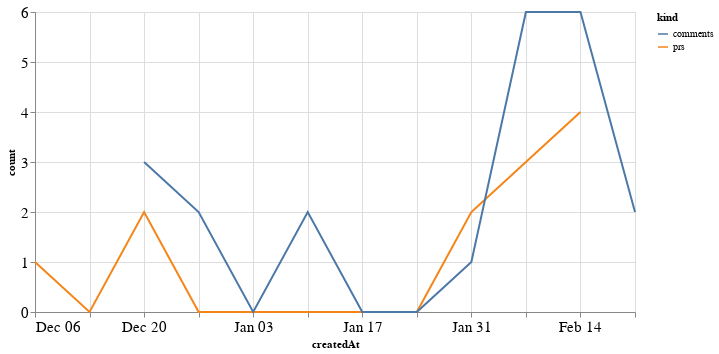

Notebook code for this chart:
### Code cell
alt.Chart(total_time, width=600).mark_line().encode(
    x='createdAt',
    y='count',
    color='kind'
)

### Figure 1 — Vega-Lite specification as saved in the notebook (floating-point values rounded to 4 significant figures)
{"config": {"axisLeft": {"labelFontSize": 15}, "axisBottom": {"labelFontSize": 15}}, "data": {"name": "data-ed5df7cc8e167cec0ba0873f82da48da"}, "mark": "line", "encoding": {"color": {"type": "nominal", "field": "kind"}, "x": {"type": "temporal", "field": "createdAt"}, "y": {"type": "quantitative", "field": "count"}}, "width": 600, "$schema": "https://vega.github.io/schema/vega-lite/v4.8.1.json", "datasets": {"data-ed5df7cc8e167cec0ba0873f82da48da": [{"createdAt": "2020-12-06T00:00:00", "kind": "prs", "count": 1.0}, {"createdAt": "2020-12-13T00:00:00", "kind": "prs", "count": 0.0}, {"createdAt": "2020-12-20T00:00:00", "kind": "prs", "count": 2.0}, {"createdAt": "2020-12-27T00:00:00", "kind": "prs", "count": 0.0}, {"createdAt": "2021-01-03T00:00:00", "kind": "prs", "count": 0.0}, {"createdAt": "2021-01-10T00:00:00", "kind": "prs", "count": 0.0}, {"createdAt": "2021-01-17T00:00:00", "kind": "prs", "count": 0.0}, {"createdAt": "2021-01-24T00:00:00", "kind": "prs", "count": 0.0}, {"createdAt": "2021-01-31T00:00:00", "kind": "prs", "count": 2.0}, {"createdAt": "2021-02-07T00:00:00", "kind": "prs", "count": 3.0}, {"createdAt": "2021-02-14T00:00:00", "kind": "prs", "count": 4.0}, {"createdAt": "2021-02-21T00:00:00", "kind": "prs", "count": null}, {"createdAt": "2020-12-06T00:00:00", "kind": "comments", "count": null}, {"createdAt": "2020-12-13T00:00:00", "kind": "comments", "count": null}, {"createdAt": "2020-12-20T00:00:00", "kind": "comments", "count": 3.0}, {"createdAt": "2020-12-27T00:00:00", "kind": "comments", "count": 2.0}, {"createdAt": "2021-01-03T00:00:00", "kind": "comments", "count": 0.0}, {"createdAt": "2021-01-10T00:00:00", "kind": "comments", "count": 2.0}, {"createdAt": "2021-01-17T00:00:00", "kind": "comments", "count": 0.0}, {"createdAt": "2021-01-24T00:00:00", "kind": "comments", "count": 0.0}, {"createdAt": "2021-01-31T00:00:00", "kind": "comments", "count": 1.0}, {"createdAt": "2021-02-07T00:00:00", "kind": "comments", "count": 6.0}, {"createdAt": "2021-02-14T00:00:00", "kind": "comments", "count": 6.0}, {"createdAt": "2021-02-21T00:00:00", "kind": "comments", "count": 2.0}]}}
